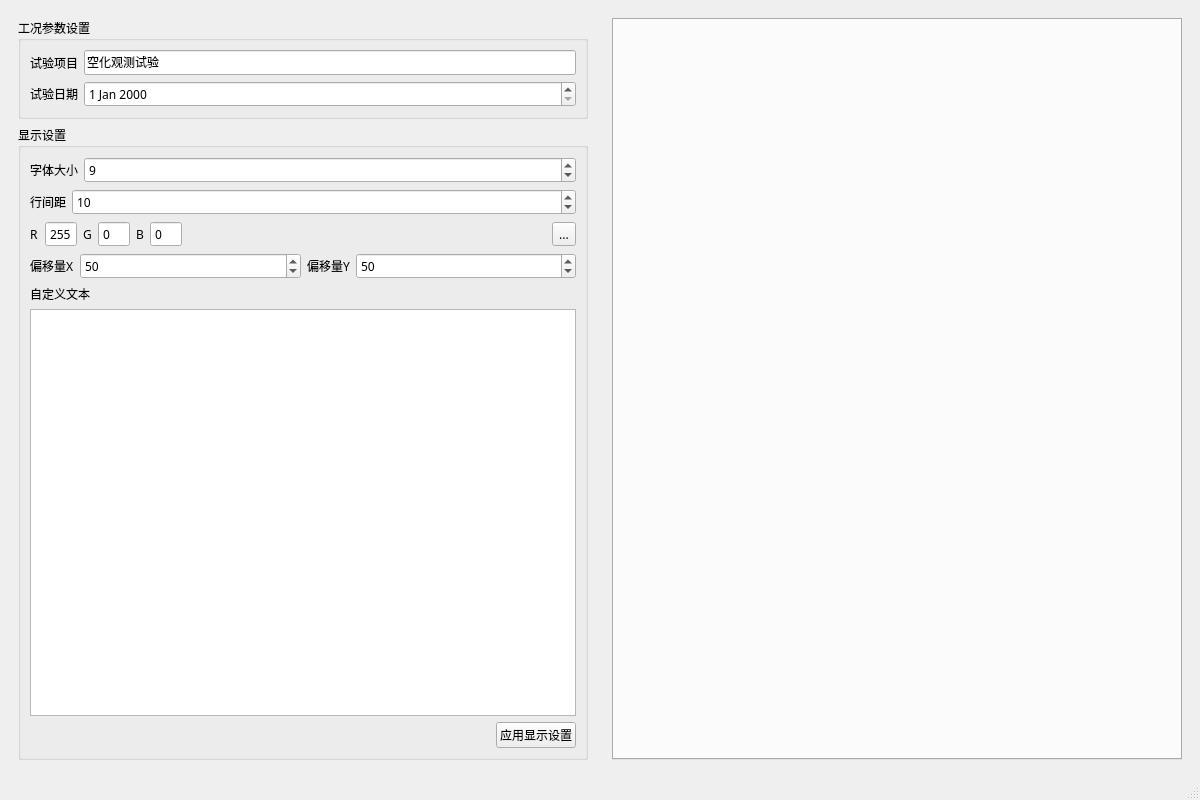
<?xml version="1.0" encoding="UTF-8"?>
<ui version="4.0">
 <class>MainWindow</class>
 <widget class="QMainWindow" name="MainWindow">
  <property name="geometry">
   <rect>
    <x>0</x>
    <y>0</y>
    <width>1200</width>
    <height>800</height>
   </rect>
  </property>
  <property name="sizePolicy">
   <sizepolicy hsizetype="Maximum" vsizetype="Maximum">
    <horstretch>0</horstretch>
    <verstretch>0</verstretch>
   </sizepolicy>
  </property>
  <property name="font">
   <font>
    <family>宋体</family>
   </font>
  </property>
  <property name="cursor">
   <cursorShape>ArrowCursor</cursorShape>
  </property>
  <property name="mouseTracking">
   <bool>false</bool>
  </property>
  <property name="windowTitle">
   <string>MainWindow</string>
  </property>
  <property name="layoutDirection">
   <enum>Qt::LeftToRight</enum>
  </property>
  <widget class="QWidget" name="centralwidget">
   <layout class="QGridLayout" name="gridLayout">
    <item row="0" column="1">
     <widget class="QWidget" name="widget" native="true">
      <property name="sizePolicy">
       <sizepolicy hsizetype="Preferred" vsizetype="Preferred">
        <horstretch>0</horstretch>
        <verstretch>0</verstretch>
       </sizepolicy>
      </property>
      <layout class="QGridLayout" name="gridLayout_7">
       <item row="0" column="0">
        <widget class="QTabWidget" name="videotab">
         <property name="sizePolicy">
          <sizepolicy hsizetype="Expanding" vsizetype="Preferred">
           <horstretch>0</horstretch>
           <verstretch>0</verstretch>
          </sizepolicy>
         </property>
         <property name="currentIndex">
          <number>-1</number>
         </property>
        </widget>
       </item>
      </layout>
     </widget>
    </item>
    <item row="0" column="0">
     <widget class="QWidget" name="titletoolbar" native="true">
      <property name="sizePolicy">
       <sizepolicy hsizetype="Preferred" vsizetype="Preferred">
        <horstretch>0</horstretch>
        <verstretch>0</verstretch>
       </sizepolicy>
      </property>
      <layout class="QGridLayout" name="gridLayout_8">
       <item row="1" column="0">
        <widget class="QGroupBox" name="groupBox_2">
         <property name="sizePolicy">
          <sizepolicy hsizetype="Preferred" vsizetype="Preferred">
           <horstretch>0</horstretch>
           <verstretch>0</verstretch>
          </sizepolicy>
         </property>
         <property name="title">
          <string>显示设置</string>
         </property>
         <layout class="QGridLayout" name="gridLayout_5">
          <item row="3" column="0">
           <layout class="QHBoxLayout" name="horizontalLayout_4">
            <item>
             <widget class="QLabel" name="label_7">
              <property name="sizePolicy">
               <sizepolicy hsizetype="Fixed" vsizetype="Preferred">
                <horstretch>0</horstretch>
                <verstretch>0</verstretch>
               </sizepolicy>
              </property>
              <property name="text">
               <string>偏移量X</string>
              </property>
             </widget>
            </item>
            <item>
             <widget class="QSpinBox" name="OffSetX">
              <property name="sizePolicy">
               <sizepolicy hsizetype="Preferred" vsizetype="Fixed">
                <horstretch>0</horstretch>
                <verstretch>0</verstretch>
               </sizepolicy>
              </property>
              <property name="maximum">
               <number>3000</number>
              </property>
              <property name="value">
               <number>50</number>
              </property>
             </widget>
            </item>
            <item>
             <widget class="QLabel" name="label_8">
              <property name="sizePolicy">
               <sizepolicy hsizetype="Fixed" vsizetype="Preferred">
                <horstretch>0</horstretch>
                <verstretch>0</verstretch>
               </sizepolicy>
              </property>
              <property name="text">
               <string>偏移量Y</string>
              </property>
             </widget>
            </item>
            <item>
             <widget class="QSpinBox" name="OffSetY">
              <property name="sizePolicy">
               <sizepolicy hsizetype="Preferred" vsizetype="Fixed">
                <horstretch>0</horstretch>
                <verstretch>0</verstretch>
               </sizepolicy>
              </property>
              <property name="maximum">
               <number>3000</number>
              </property>
              <property name="value">
               <number>50</number>
              </property>
             </widget>
            </item>
           </layout>
          </item>
          <item row="2" column="0">
           <layout class="QHBoxLayout" name="horizontalLayout_8">
            <item>
             <widget class="QLabel" name="label_2">
              <property name="sizePolicy">
               <sizepolicy hsizetype="Fixed" vsizetype="Preferred">
                <horstretch>0</horstretch>
                <verstretch>0</verstretch>
               </sizepolicy>
              </property>
              <property name="text">
               <string>R</string>
              </property>
             </widget>
            </item>
            <item>
             <widget class="QSpinBox" name="red">
              <property name="frame">
               <bool>true</bool>
              </property>
              <property name="readOnly">
               <bool>true</bool>
              </property>
              <property name="buttonSymbols">
               <enum>QAbstractSpinBox::NoButtons</enum>
              </property>
              <property name="correctionMode">
               <enum>QAbstractSpinBox::CorrectToPreviousValue</enum>
              </property>
              <property name="maximum">
               <number>255</number>
              </property>
              <property name="value">
               <number>255</number>
              </property>
             </widget>
            </item>
            <item>
             <widget class="QLabel" name="label_9">
              <property name="text">
               <string>G</string>
              </property>
             </widget>
            </item>
            <item>
             <widget class="QSpinBox" name="green">
              <property name="readOnly">
               <bool>true</bool>
              </property>
              <property name="buttonSymbols">
               <enum>QAbstractSpinBox::NoButtons</enum>
              </property>
              <property name="maximum">
               <number>255</number>
              </property>
             </widget>
            </item>
            <item>
             <widget class="QLabel" name="label_10">
              <property name="text">
               <string>B</string>
              </property>
             </widget>
            </item>
            <item>
             <widget class="QSpinBox" name="blue">
              <property name="readOnly">
               <bool>true</bool>
              </property>
              <property name="buttonSymbols">
               <enum>QAbstractSpinBox::NoButtons</enum>
              </property>
              <property name="maximum">
               <number>255</number>
              </property>
             </widget>
            </item>
            <item>
             <spacer name="horizontalSpacer_3">
              <property name="orientation">
               <enum>Qt::Horizontal</enum>
              </property>
              <property name="sizeHint" stdset="0">
               <size>
                <width>40</width>
                <height>20</height>
               </size>
              </property>
             </spacer>
            </item>
            <item>
             <widget class="QToolButton" name="fontcolor">
              <property name="text">
               <string>...</string>
              </property>
             </widget>
            </item>
           </layout>
          </item>
          <item row="4" column="0">
           <widget class="QLabel" name="label_3">
            <property name="sizePolicy">
             <sizepolicy hsizetype="Preferred" vsizetype="Fixed">
              <horstretch>0</horstretch>
              <verstretch>0</verstretch>
             </sizepolicy>
            </property>
            <property name="text">
             <string>自定义文本</string>
            </property>
           </widget>
          </item>
          <item row="6" column="0">
           <layout class="QHBoxLayout" name="horizontalLayout_6">
            <item>
             <spacer name="horizontalSpacer">
              <property name="orientation">
               <enum>Qt::Horizontal</enum>
              </property>
              <property name="sizeHint" stdset="0">
               <size>
                <width>40</width>
                <height>20</height>
               </size>
              </property>
             </spacer>
            </item>
            <item>
             <widget class="QPushButton" name="ApplyFontset">
              <property name="sizePolicy">
               <sizepolicy hsizetype="Preferred" vsizetype="Fixed">
                <horstretch>0</horstretch>
                <verstretch>0</verstretch>
               </sizepolicy>
              </property>
              <property name="text">
               <string>应用显示设置</string>
              </property>
             </widget>
            </item>
           </layout>
          </item>
          <item row="0" column="0">
           <layout class="QHBoxLayout" name="horizontalLayout_5">
            <item>
             <widget class="QLabel" name="label_6">
              <property name="sizePolicy">
               <sizepolicy hsizetype="Fixed" vsizetype="Preferred">
                <horstretch>0</horstretch>
                <verstretch>0</verstretch>
               </sizepolicy>
              </property>
              <property name="text">
               <string>字体大小</string>
              </property>
             </widget>
            </item>
            <item>
             <widget class="QSpinBox" name="FontSize">
              <property name="sizePolicy">
               <sizepolicy hsizetype="Preferred" vsizetype="Fixed">
                <horstretch>0</horstretch>
                <verstretch>0</verstretch>
               </sizepolicy>
              </property>
              <property name="value">
               <number>9</number>
              </property>
             </widget>
            </item>
           </layout>
          </item>
          <item row="5" column="0">
           <widget class="QPlainTextEdit" name="plainTextEdit">
            <property name="sizePolicy">
             <sizepolicy hsizetype="Preferred" vsizetype="Preferred">
              <horstretch>0</horstretch>
              <verstretch>0</verstretch>
             </sizepolicy>
            </property>
           </widget>
          </item>
          <item row="1" column="0">
           <layout class="QHBoxLayout" name="horizontalLayout">
            <item>
             <widget class="QLabel" name="label_4">
              <property name="sizePolicy">
               <sizepolicy hsizetype="Fixed" vsizetype="Preferred">
                <horstretch>0</horstretch>
                <verstretch>0</verstretch>
               </sizepolicy>
              </property>
              <property name="text">
               <string>行间距</string>
              </property>
             </widget>
            </item>
            <item>
             <widget class="QSpinBox" name="spinBox">
              <property name="suffix">
               <string/>
              </property>
              <property name="value">
               <number>10</number>
              </property>
             </widget>
            </item>
           </layout>
          </item>
         </layout>
        </widget>
       </item>
       <item row="0" column="0">
        <widget class="QGroupBox" name="groupBox">
         <property name="sizePolicy">
          <sizepolicy hsizetype="Preferred" vsizetype="Fixed">
           <horstretch>0</horstretch>
           <verstretch>0</verstretch>
          </sizepolicy>
         </property>
         <property name="title">
          <string>工况参数设置</string>
         </property>
         <layout class="QGridLayout" name="gridLayout_4">
          <item row="1" column="1">
           <widget class="QDateEdit" name="ExperimentDate">
            <property name="sizePolicy">
             <sizepolicy hsizetype="Preferred" vsizetype="Fixed">
              <horstretch>0</horstretch>
              <verstretch>0</verstretch>
             </sizepolicy>
            </property>
           </widget>
          </item>
          <item row="0" column="0">
           <widget class="QLabel" name="label">
            <property name="sizePolicy">
             <sizepolicy hsizetype="Fixed" vsizetype="Preferred">
              <horstretch>0</horstretch>
              <verstretch>0</verstretch>
             </sizepolicy>
            </property>
            <property name="text">
             <string>试验项目</string>
            </property>
           </widget>
          </item>
          <item row="1" column="0">
           <widget class="QLabel" name="label_5">
            <property name="sizePolicy">
             <sizepolicy hsizetype="Fixed" vsizetype="Preferred">
              <horstretch>0</horstretch>
              <verstretch>0</verstretch>
             </sizepolicy>
            </property>
            <property name="text">
             <string>试验日期</string>
            </property>
           </widget>
          </item>
          <item row="0" column="1">
           <widget class="QLineEdit" name="ExperimentString">
            <property name="sizePolicy">
             <sizepolicy hsizetype="Preferred" vsizetype="Fixed">
              <horstretch>0</horstretch>
              <verstretch>0</verstretch>
             </sizepolicy>
            </property>
            <property name="text">
             <string>空化观测试验</string>
            </property>
            <property name="placeholderText">
             <string/>
            </property>
           </widget>
          </item>
         </layout>
        </widget>
       </item>
      </layout>
     </widget>
    </item>
   </layout>
  </widget>
  <widget class="QStatusBar" name="statusBar"/>
 </widget>
 <resources/>
 <connections/>
</ui>
